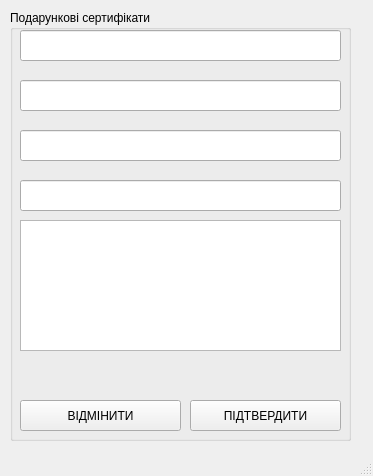
<?xml version="1.0" encoding="UTF-8"?>
<ui version="4.0">
 <class>MainWindow</class>
 <widget class="QMainWindow" name="MainWindow">
  <property name="geometry">
   <rect>
    <x>0</x>
    <y>0</y>
    <width>373</width>
    <height>476</height>
   </rect>
  </property>
  <property name="windowTitle">
   <string>MainWindow</string>
  </property>
  <widget class="QWidget" name="centralwidget">
   <widget class="QGroupBox" name="groupBox">
    <property name="geometry">
     <rect>
      <x>10</x>
      <y>10</y>
      <width>341</width>
      <height>431</height>
     </rect>
    </property>
    <property name="title">
     <string>Подарункові сертифікати</string>
    </property>
    <widget class="QPushButton" name="Confirm">
     <property name="geometry">
      <rect>
       <x>180</x>
       <y>390</y>
       <width>151</width>
       <height>31</height>
      </rect>
     </property>
     <property name="text">
      <string>ПІДТВЕРДИТИ</string>
     </property>
    </widget>
    <widget class="QPushButton" name="Cansel">
     <property name="geometry">
      <rect>
       <x>10</x>
       <y>390</y>
       <width>161</width>
       <height>31</height>
      </rect>
     </property>
     <property name="text">
      <string>ВІДМІНИТИ</string>
     </property>
    </widget>
    <widget class="QLineEdit" name="FullName">
     <property name="geometry">
      <rect>
       <x>10</x>
       <y>20</y>
       <width>321</width>
       <height>31</height>
      </rect>
     </property>
     <property name="text">
      <string/>
     </property>
    </widget>
    <widget class="QLineEdit" name="PhoneNumber">
     <property name="geometry">
      <rect>
       <x>10</x>
       <y>70</y>
       <width>321</width>
       <height>31</height>
      </rect>
     </property>
     <property name="toolTip">
      <string/>
     </property>
     <property name="statusTip">
      <string/>
     </property>
     <property name="text">
      <string/>
     </property>
    </widget>
    <widget class="QLineEdit" name="Email">
     <property name="geometry">
      <rect>
       <x>10</x>
       <y>120</y>
       <width>321</width>
       <height>31</height>
      </rect>
     </property>
    </widget>
    <widget class="QLineEdit" name="sum_">
     <property name="geometry">
      <rect>
       <x>10</x>
       <y>170</y>
       <width>321</width>
       <height>31</height>
      </rect>
     </property>
    </widget>
    <widget class="QTextEdit" name="Comments">
     <property name="geometry">
      <rect>
       <x>10</x>
       <y>210</y>
       <width>321</width>
       <height>131</height>
      </rect>
     </property>
    </widget>
    <widget class="QLabel" name="Resalt">
     <property name="geometry">
      <rect>
       <x>20</x>
       <y>350</y>
       <width>311</width>
       <height>20</height>
      </rect>
     </property>
     <property name="text">
      <string/>
     </property>
    </widget>
   </widget>
  </widget>
  <widget class="QMenuBar" name="menubar">
   <property name="geometry">
    <rect>
     <x>0</x>
     <y>0</y>
     <width>373</width>
     <height>21</height>
    </rect>
   </property>
  </widget>
  <widget class="QStatusBar" name="statusbar"/>
 </widget>
 <resources/>
 <connections/>
</ui>
